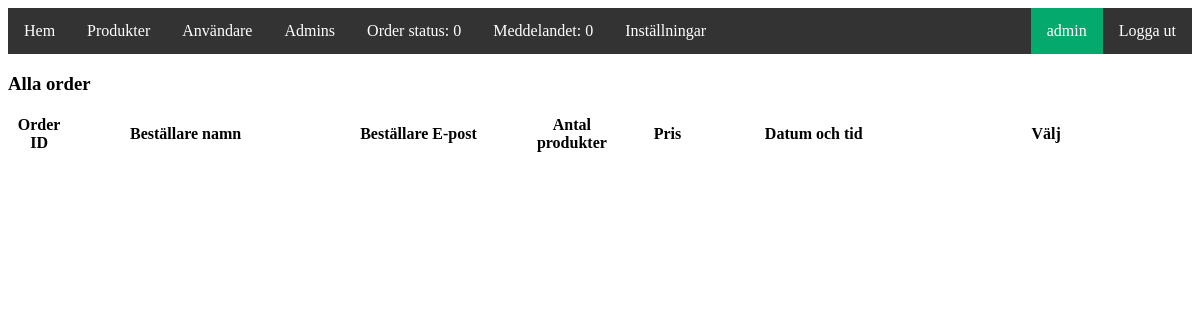
/shop/cPanel/allorder.php (signed in), run on an earlier commit of the app's database.
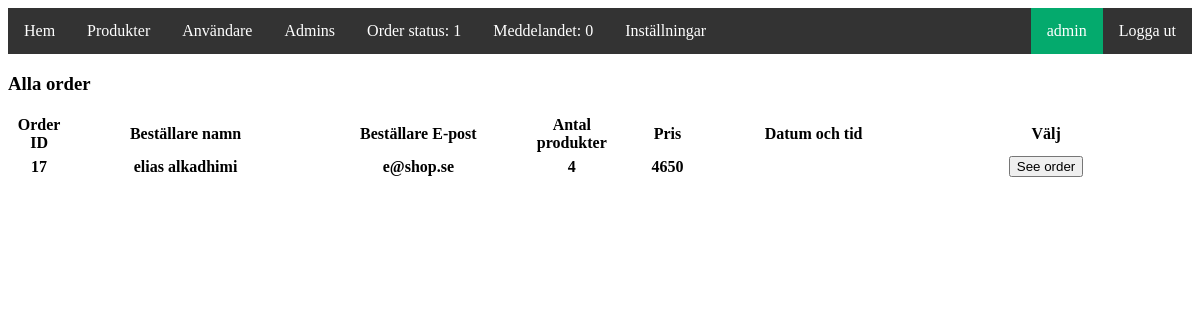
And on a later commit of the database.
### tables this page shows
CREATE TABLE `orders` (
  `order_id` int(11) NOT NULL,
  `order_user` int(11) NOT NULL,
  `order_sum` int(11) NOT NULL,
  `order_prod_count` int(11) NOT NULL,
  `order_date` date DEFAULT NULL,
  `order_status` int(11) DEFAULT NULL
);

CREATE TABLE `users` (
  `user_id` int(11) NOT NULL,
  `Fname` varchar(40) NOT NULL,
  `Lname` varchar(40) NOT NULL,
  `user_password` varchar(40) NOT NULL,
  `user_email` varchar(40) NOT NULL
);

### shop/cPanel/function.php (called while the page is built, shortened)
<?php
function adminInfo($conn){
    if (isset($_SESSION['admin_id']))
    {
        $id = $_SESSION['admin_id'];
        $query = "SELECT * from admins WHERE admin_id = '$id'";
        $result = mysqli_query($conn,$query);
        if ($result && mysqli_num_rows($result) > 0) {
            $user_data = mysqli_fetch_assoc($result);
            return $user_data;
        }
    }
}
function getOrderStatusCount($conn){
    $orderStatusCount = 0;
    $selectOrder = mysqli_query($conn, "SELECT order_status FROM orders WHERE order_status = 0");
    if ($selectOrder->num_rows > 0) {
        while ($selectOrder->fetch_assoc()) {
            $orderStatusCount ++;
        }
    }
    return $orderStatusCount;
}
function getNewMessageCountAdmin($conn){
    $newMessageCount = 0;
    $selectMessage = mysqli_query($conn, "SELECT * FROM messages WHERE message_admin_status = 0");
    return $newMessageCount;
}

### shop/cPanel/allorder.php (the view, shortened to what this page needs)
<?php
  include("connection.php");
  include("function.php");
  $adminInfo = adminInfo($conn);
  $orderStatusCount = getOrderStatusCount($conn);
  $newMessageCount = getNewMessageCountAdmin($conn);
  $selectOrder = mysqli_query($conn, "SELECT * FROM orders JOIN users ON orders.order_user = users.user_id");
?>
<!DOCTYPE html>
<html>
<head>
  <link rel="stylesheet" href="style.css">
</head>
<body>
  <?php
  if (!isset($_SESSION['admin_id'])){
    header("location: login.php");
   } else {
  ?>
  <ul>
    <li><a href="index.php">Hem</a></li>
    <li><a href="product.php">Produkter</a></li>
    <li><a href="allusers.php">Användare</a></li>
    <li><a href="admins.php">Admins</a></li>
    <li><a href="orderstatus.php">Order status: <?php echo $orderStatusCount ?></a></li>
    <li><a href="messages.php">Meddelandet: <?php  echo $newMessageCount?></a></li>
    <li><a href="setting.php">Inställningar</a></li>
    <li style="float: right;"><a href="logout.php">Logga ut</a></li>
    <li style="float: right; background-color: #04AA6D"><a href="profile.php"><?php  echo $adminInfo['Aname']?></a></li>
    </ul>
    <h3>Alla order</h3>
  <?php
   }
   ?>
   <table>
  <tr>
    <th width="5%">Order ID</th>
    <th width="20%">Beställare namn</th>
    <th width="20%">Beställare E-post</th>
    <th width="5%">Antal produkter</th>
    <th width="10%">Pris</th>
    <th width="15%">Datum och tid</th>
    <th width="25%">Välj</th>
  </tr>
  <?php
  if ($selectOrder->num_rows > 0) {
    while ($getOrder = $selectOrder->fetch_assoc()) {
      ?>
    <tr>
    <th width="5%"><?php echo $getOrder['order_id']; ?></th>
    <th width="20%"><?php echo $getOrder ['Fname']; echo " " . $getOrder ['Lname']; ?></th>
    <th width="20%"><?php echo $getOrder['user_email']; ?></th>
    <th width="5%"><?php echo $getOrder['order_prod_count']; ?></th>
    <th width="10%"><?php echo $getOrder['order_sum']; ?></th>
    <th width="15%"><?php echo $getOrder['order_date']; ?></th>
    <form method="post">
    <th width="25%"><button name="seOrder">See order</button></th>
  </tr>
    <?php
    }
  }
  ?>
   </table>
</body>
</html>

What changed in the data, as far as the page shows it:
added orders: order_id "17", users.Fname "elias", users.Lname "alkadhimi", users.user_email "e@shop.se", order_prod_count "4", order_sum "4650"
Also different on the page:
$orderStatusCount: "0" → "1"
